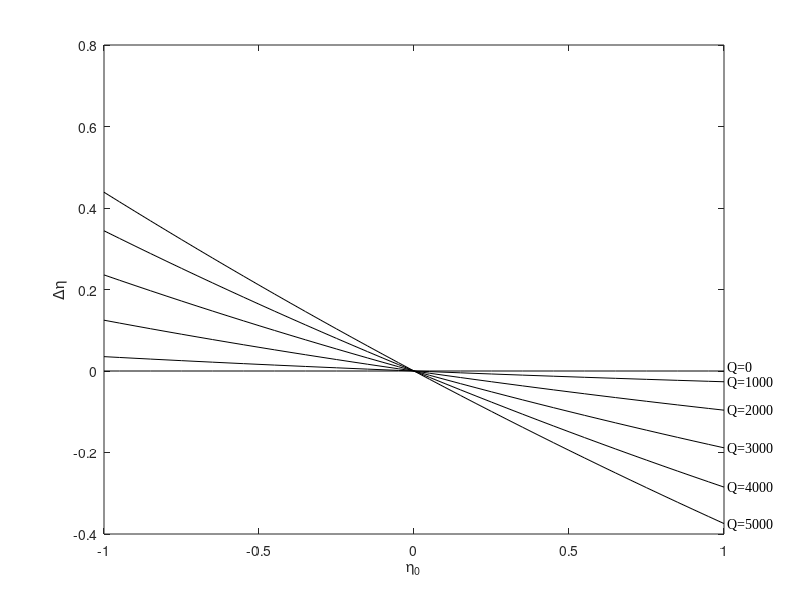

Write MATLAB code to recreate this figure.
clear
clc

H=10;
Cd=3*10^-3;
L=51434.6;
W=1000;
Q=1800;
g=9.81;

zz=-1:0.05:1;
qq=0:1000:5000;

for j=1:length(qq)
for i=1:length(zz)

zeta0=zz(i);
Q=qq(j);
y=(H^3+3*Cd*Q^2/g/W^2*L).^(1/3)-H+zeta0;
y2=((H+zeta0)^3+3*Cd*Q^2/g/W^2*L).^(1/3)-H;

dy(i,j)=y2-y;

end

plot(zz,dy(:,j),'k-')
hold on

end

text(1.01,dy(41,6),'Q=5000','Fontname','Times New Roman')
text(1.01,dy(41,5),'Q=4000','Fontname','Times New Roman')
text(1.01,dy(41,4),'Q=3000','Fontname','Times New Roman')
text(1.01,dy(41,3),'Q=2000','Fontname','Times New Roman')
text(1.01,dy(41,2),'Q=1000','Fontname','Times New Roman')
text(1.01,dy(41,1)+0.01,'Q=0','Fontname','Times New Roman')

xlabel('\eta_0')
ylabel('\Delta\eta')

fid=fopen('Nonlinearity_theoretical.txt','w');
for i=1:length(zz)
    fprintf(fid,'%8.2f%15.7f%15.7f%15.7f%15.7f%15.7f%15.7f\n',zz(i),dy(i,1),dy(i,2),dy(i,3),dy(i,4),dy(i,5),dy(i,6));
end
fclose all;